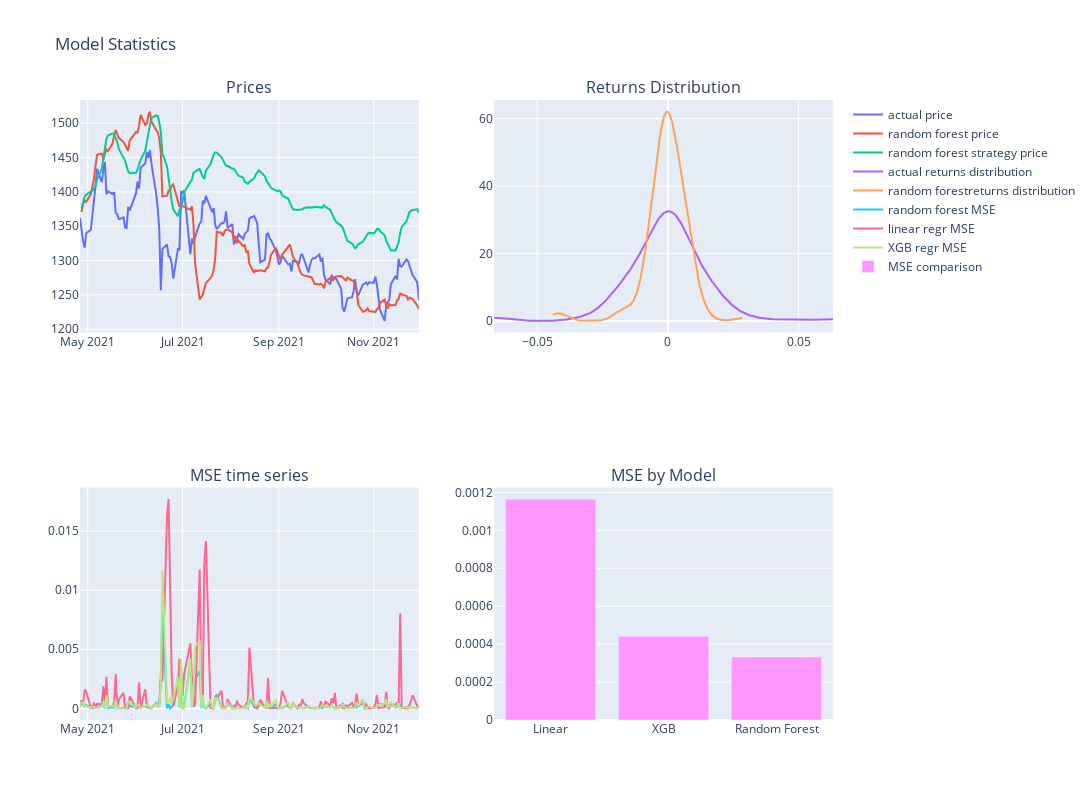

Notebook code for this chart:
### Code cell
fig = make_subplots(rows=2, cols=2, subplot_titles=["Prices", "Returns Distribution", 'MSE time series', 'MSE by Model'])

x_dist_mse = ff.create_distplot([df_rf['MSE'].values.tolist()], [''], bin_size=.01).data[1]['x']
y_dist_mse = ff.create_distplot([df_rf['MSE'].values.tolist()], [''], bin_size=.01).data[1]['y']

x_dist_act = ff.create_distplot([df_rf['pct_t-1'].values.tolist()], [''], bin_size=.01).data[1]['x']
y_dist_act = ff.create_distplot([df_rf['pct_t-1'].values.tolist()], [''], bin_size=.01).data[1]['y']

x_dist_predict = ff.create_distplot([df_rf['predict'].values.tolist()], [''], bin_size=.01).data[1]['x']
y_dist_predict = ff.create_distplot([df_rf['predict'].values.tolist()], [''], bin_size=.01).data[1]['y']

fig.add_trace(go.Scatter(x=df_rf['date'], y = df_rf['value'], name='actual price'), row=1, col=1)
fig.add_trace(go.Scatter(x=df_rf['date'], y = df_rf['value_rf'], name='random forest price'), row=1, col=1)
fig.add_trace(go.Scatter(x=df_rf['date'], y = df_rf['value_strat'], name='random forest strategy price'), row=1, col=1)

fig.add_trace(go.Scatter(x=x_dist_act, y = y_dist_act, name='actual returns distribution'), row=1, col=2)
fig.add_trace(go.Scatter(x=x_dist_predict, y = y_dist_predict, name='random forestreturns distribution'), row=1, col=2)

fig.add_trace(go.Scatter(x=df_rf['date'], y = df_rf['MSE'], name='random forest MSE'), row=2, col=1)
fig.add_trace(go.Scatter(x=df_lr['date'], y = df_lr['MSE'], name='linear regr MSE'), row=2, col=1)
fig.add_trace(go.Scatter(x=df_xgb['date'], y = df_xgb['MSE'], name='XGB regr MSE'), row=2, col=1)
fig.add_trace(go.Bar(x=['Linear' , 'XGB', 'Random Forest'], y = mse, name='MSE comparison'), row=2, col=2)

fig['layout'].update(height=800, width=1500, title='Model Statistics')

fig.show()

### Figure 1 — Plotly figure (JSON) as saved in the notebook; plotly's stock layout.template omitted (floating-point values rounded to 4 significant figures; data arrays with more than 128 entries replaced by an {"elided": "..."} marker saying what was removed)
{"data": [{"name": "actual price", "type": "scatter", "x": {"elided": "153 str values"}, "xaxis": "x", "y": {"elided": "153 float values"}, "yaxis": "y"}, {"name": "random forest price", "type": "scatter", "x": {"elided": "153 str values"}, "xaxis": "x", "y": {"elided": "153 float values"}, "yaxis": "y"}, {"name": "random forest strategy price", "type": "scatter", "x": {"elided": "153 str values"}, "xaxis": "x", "y": {"elided": "153 float values"}, "yaxis": "y"}, {"name": "actual returns distribution", "type": "scatter", "x": {"elided": "500 float values"}, "xaxis": "x2", "y": {"elided": "500 float values"}, "yaxis": "y2"}, {"name": "random forestreturns distribution", "type": "scatter", "x": {"elided": "500 float values"}, "xaxis": "x2", "y": {"elided": "500 float values"}, "yaxis": "y2"}, {"name": "random forest MSE", "type": "scatter", "x": {"elided": "153 str values"}, "xaxis": "x3", "y": {"elided": "153 float values"}, "yaxis": "y3"}, {"name": "linear regr MSE", "type": "scatter", "x": {"elided": "153 str values"}, "xaxis": "x3", "y": {"elided": "153 float values"}, "yaxis": "y3"}, {"name": "XGB regr MSE", "type": "scatter", "x": {"elided": "153 str values"}, "xaxis": "x3", "y": {"elided": "153 float values"}, "yaxis": "y3"}, {"name": "MSE comparison", "type": "bar", "x": ["Linear", "XGB", "Random Forest"], "xaxis": "x4", "y": [0.001164, 0.0004419, 0.0003324], "yaxis": "y4"}], "layout": {"annotations": [{"font": {"size": 16}, "showarrow": false, "text": "Prices", "x": 0.225, "xanchor": "center", "xref": "paper", "y": 1, "yanchor": "bottom", "yref": "paper"}, {"font": {"size": 16}, "showarrow": false, "text": "Returns Distribution", "x": 0.775, "xanchor": "center", "xref": "paper", "y": 1, "yanchor": "bottom", "yref": "paper"}, {"font": {"size": 16}, "showarrow": false, "text": "MSE time series", "x": 0.225, "xanchor": "center", "xref": "paper", "y": 0.375, "yanchor": "bottom", "yref": "paper"}, {"font": {"size": 16}, "showarrow": false, "text": "MSE by Model", "x": 0.775, "xanchor": "center", "xref": "paper", "y": 0.375, "yanchor": "bottom", "yref": "paper"}], "height": 800, "title": {"text": "Model Statistics"}, "width": 1500, "xaxis": {"anchor": "y", "domain": [0, 0.45]}, "xaxis2": {"anchor": "y2", "domain": [0.55, 1]}, "xaxis3": {"anchor": "y3", "domain": [0, 0.45]}, "xaxis4": {"anchor": "y4", "domain": [0.55, 1]}, "yaxis": {"anchor": "x", "domain": [0.625, 1]}, "yaxis2": {"anchor": "x2", "domain": [0.625, 1]}, "yaxis3": {"anchor": "x3", "domain": [0, 0.375]}, "yaxis4": {"anchor": "x4", "domain": [0, 0.375]}}}
